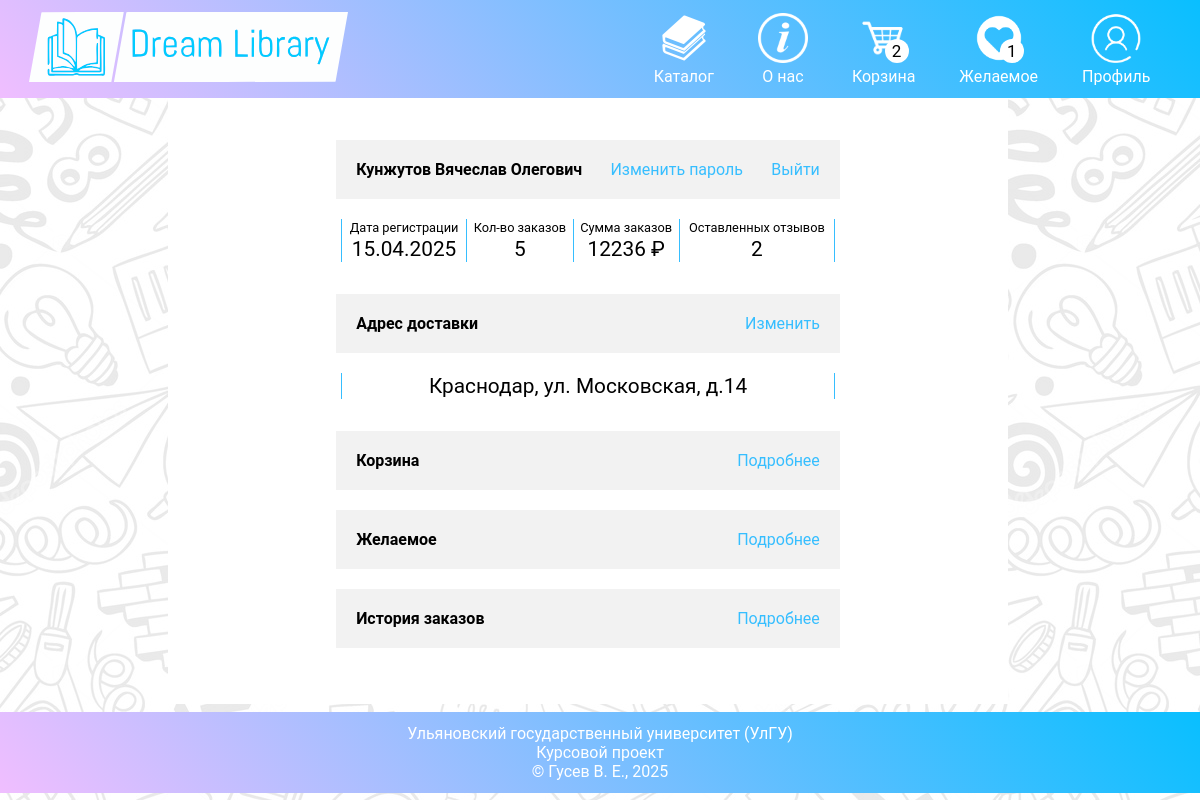
The page /site/profile (signed in) on the database its author committed.
### tables this page shows
CREATE TABLE `users` (
  `id` int NOT NULL,
  `email` tinytext NOT NULL,
  `first_name` tinytext NOT NULL,
  `last_name` tinytext NOT NULL,
  `llast_name` tinytext,
  `tel` tinytext NOT NULL,
  `gorod` tinytext NOT NULL,
  `address` tinytext NOT NULL,
  `pass` tinytext NOT NULL,
  `favorite` longtext,
  `cart` longtext,
  `regtime` tinytext NOT NULL
);

### site/include/cart.php (called while the page is built, shortened)
<?
function cartGet() {
	global $conn;
	if (isset($_SESSION['user_id'])){
		$uid = $_SESSION['user_id'];
		$res=mysqli_query($conn,"SELECT `cart` FROM `users` WHERE id='$uid'");
		$row = mysqli_fetch_assoc($res);
		$cartArr = json_decode($row['cart'], true);
	}else{
		$cartArr=[];
	}
	return $cartArr;
}
function favoriteGet() {
	global $conn;
	if (isset($_SESSION['user_id'])){
		$uid = $_SESSION['user_id'];
		$res=mysqli_query($conn,"SELECT `favorite` FROM `users` WHERE id='$uid'");
		$row = mysqli_fetch_assoc($res);
		$favoriteArr = json_decode($row['favorite'], true);
	}else{
		$favoriteArr=[];
	}
	return $favoriteArr;
}
if (cartGet() != null) {
	$cartCount=count(cartGet());
}
if (favoriteGet() != null) {
	$favoritesCount=count(favoriteGet());
}
?>

### site/profile.php (the view, shortened to what this page needs)
<?
include 'include/settings.php';
include 'include/cart.php';
$err = '';
?>
<!DOCTYPE html>
<html>
<head>
	<link rel="stylesheet" type="text/css" href="css/main.css">
</head>
<body>
	<?
	include 'include/site-header.php';
	?>
	<section style="position: relative;">
		<section class="bokblock">
		</section><main class="osnovcontent">
			<div class="textosnovi" style="padding-top: 5%">
				<?php
					if (isset($_SESSION['user_id']) == false && !isset($_GET['form'])) {
						?>
							<div style="display: flex;width: 70%;margin: 0 auto;">
								<div style="width: 50%;text-align: center;font-size: 2rem;margin-top: 0;color: #12bfff;border-bottom: 0.3rem solid #ddbeff;padding: 1%;"><a href="profile" style="font-size: 2rem;margin-top: 0;color: #12bfff;">Авторизация</a></div>
								<div style="width: 50%;text-align: center;font-size: 2rem;margin-top: 0;color: #12bfff;padding: 1%;"><a href="?form=registration" style="font-size: 2rem;margin-top: 0;color: #12bfff;">Регистрация</a></div>
							</div>
							<?php
								if ($err != '') {
									?>
									<center><h3 style="font-size: 1rem;margin-top: 1rem;color: #ff2976;"><? print_r($err); ?></h3></center>
									<?php
								}
							?>
							<form method="POST" action="profile" style="width: 50%;display: block;margin: 0 auto;margin-top: 2rem;">
								<input type="text" name="email" class="oknotextinput" placeholder="E-mail" style="width: 96%;border: none;display: block;font-size: 1.2rem;padding: 2%;border-bottom: 0.1rem solid #11bfff;"><br>
								<input type="password" name="password" class="oknotextinput" placeholder="Пароль" style="width: 96%;border: none;display: block;font-size: 1.2rem;padding: 2%;border-bottom: 0.1rem solid #11bfff;" ><br>
								<input type="submit" name="login" value="Войти" class="#buttongokatal" style="position: relative;text-align: center;background: linear-gradient(229deg, #09bfff, #f0beff);padding: 1.5rem;color: white;margin-top: 1.5rem;width: 100%;border: none;letter-spacing: 2px;font-size: 20px;font-weight: 500;border-radius: 10px;">
							</form>
						<?
					}elseif (isset($_SESSION['user_id'])) {
						$uid = $_SESSION['user_id'];
						$res=mysqli_query($conn,"SELECT * from users WHERE `id`='".$uid."'");
						$acc = mysqli_fetch_assoc($res);
						$otzivi=mysqli_query($conn,"SELECT `id` from otzivi WHERE `uid`='".$uid."'");
						$countOtzivi = mysqli_num_rows($otzivi);
						$priceOrders=mysqli_query($conn,"SELECT `price` from zakazi WHERE `uid`='".$uid."'");
						$countOrders = mysqli_num_rows($priceOrders);
						if ($countOrders > 0) {
							$totalPriceOrders = 0;
							for ($i=0; $i < $countOrders ; $i++) {
								$prices=mysqli_fetch_assoc($priceOrders);
								$totalPriceOrders+=$prices['price'];
							}
						}else{
							$totalPriceOrders = 0;
						}
						?>
						<div class="dlyafiltra">
							<div>
								<p><b><? echo "{$_SESSION['user_lname']} {$_SESSION['user_fname']} {$_SESSION['user_llname']}" ?></b></p>
							</div>
							<div>
								<a href="?act=changePassword" style="color: #36beff;">Изменить пароль</a>
							</div>
							<div>
								<a href="?act=logout" style="color: #36beff;">Выйти</a>
							</div>
						</div>
						<div style="padding-bottom: 2rem;">
							<table class="userStatistic" style="width: 98%;margin: 0 auto;text-align: center;border-spacing: 0;">
								<thead>
									<tr>
										<td>Дата регистрации</td>
										<td>Кол-во заказов</td>
										<td>Сумма заказов</td>
										<td>Оставленных отзывов</td>
									</tr>
								</thead>
								<tbody>
									<tr>
										<td><?php echo date("d.m.Y",$acc['regtime']); ?></td>
										<td><?php echo $countOrders; ?></td>
										<td><?php echo $totalPriceOrders; ?> ₽</td>
										<td><?php echo $countOtzivi; ?></td>
									</tr>
								</tbody>
							</table>
						</div>
						<div class="dlyafiltra">
							<div>
								<p><b>Адрес доставки</b></p>
							</div>
							<div>
								<a href="?act=changeAddress" style="color: #36beff;">Изменить</a>
							</div>
						</div>
						<div style="padding-bottom: 2rem;">
							<table class="userStatistic" style="width: 98%;margin: 0 auto;text-align: center;border-spacing: 0;">
								<tbody>
									<tr>
										<td><? echo $acc['gorod'].', '.$acc['address']; ?></td>
									</tr>
								</tbody>
							</table>
						</div>
						<div class="dlyafiltra">
							<div>
								<p><b>Корзина</b></p>
							</div>
							<div>
								<a href="korzina" style="color: #36beff;">Подробнее</a>
							</div>
						</div>
						<div class="dlyafiltra">
							<div>
								<p><b>Желаемое</b></p>
							</div>
							<div>
								<a href="korzina?get=favorite" style="color: #36beff;">Подробнее</a>
							</div>
						</div>
						<div class="dlyafiltra">
							<div>
								<p><b>История заказов</b></p>
							</div>
							<div>
								<a href="korzina?get=history" style="color: #36beff;">Подробнее</a>
							</div>
						</div>
						<?
					}
				?>
			</div>
		</main><section class="bokblock"></section>
	</section>
	<?
	include 'include/site-footer.php';
	?>
</body>
</html>

### site/include/site-header.php (shortened to what this page needs)
<header class="mainhead">
		<div class="podinfohead">
			<a href="index">
			<div class="headinfo">
				<div class="headico" style="width:100%"></div>
			</a>
			</div><div class="menulist">
					<a href="katalog">
					<div class="itemmenu">
						<div class="icoknigi"></div>
						<p>Каталог</p>
					</div>
					</a>
					<a href="info">
					<div class="itemmenu" onclick="window.location.href='info';">
						<div class="icoinfo"></div>
						<p>О нас</p>
					</div>
					</a>
					<a href="korzina">
					<div class="itemmenu" onclick="window.location.href='korzina';">
						<div class="icokorz">
							<div class="counttovinkorz"><? if ($cartCount) {echo $cartCount;} else {echo '0';} ?></div>
						</div>
						<p>Корзина</p>
					</div>
					</a>
					<a href="korzina?get=favorite">
					<div class="itemmenu" onclick="window.location.href='korzina?get=favorite';">
						<div class="icoFavorites">
							<div class="counttovinkorz"><? if ($favoritesCount) {echo $favoritesCount;} else {echo '0';} ?></div>
						</div>
						<p>Желаемое</p>
					</div>
					</a>
					<a href="profile">
					<div class="itemmenu" onclick="window.location.href='profile';">
						<div class="icoprofile"></div>
						<p>Профиль</p>
					</div>
					</a>
			</div>
</header>

### site/css/main.css (style rules this page uses)
html,body { margin: 0; padding: 0; font-family: 'Roboto', sans-serif; overflow-x: hidden; }
body { height: 100vh; background-image: url('../img/ico/bg.png'); }
.mainhead { background: linear-gradient(229deg, #09bfff, #f0beff); color: white; }
.headico { width: 80px; min-height: 70px; height: 100%; background-image:url(../img/ico/logo.svg); background-size: contain; background-position: center; background-repeat: no-repeat; display: inline-block; }
.icoinfo, .icokorz, .icoknigi, .icoprofile, .icoFavorites { width: 50px; height: 50px; background-size: cover; background-position: center; background-repeat: no-repeat; display: inline-block; }
.icoFavorites { position: relative; background-image:url(../img/ico/favorites.png); }
.icokorz { position: relative; background-image:url(../img/ico/wshopping_cart_PNG38.png); }
.icoprofile { position: relative; background-image:url(../img/ico/profile.png); }
.icoinfo { background-image:url(../img/ico/winformation.png); }
.icoknigi { background-image:url(../img/ico/wbooks.png); }
.headinfo { text-align: center; height: 100%; width: 30%; display: inline-block; }
h1,h2, p { margin: 0; }
.podinfohead { width: 98%; height: 100%; padding: 1%; }
.menulist { margin-left: 1.5%; margin-right: 1.5%; width: 67%; display: inline-block; text-align: right; }
.itemmenu { display: inline-block; text-align: center; margin-left: 20px; padding-right: 20px; }
.osnovcontent { width: 70%; background-color: white; height: 100%; display: inline-block; vertical-align: top; padding-bottom: 3%; }
.textosnovi { width: 60%; margin: 0 auto; height: 100%; }
.bokblock { width: 14%; display: inline-block; vertical-align: top; min-height: 76.8vh; }
a { text-decoration: none; color: white; }
.counttovinkorz { background-color: white; color: black; width: max-content; border-radius: 50%; min-width: 20px; min-height: 20px; font-size: 17px; position: absolute; padding: 2px; right: 0; bottom: 0; }
.dlyafiltra { padding: 20px; background-color: #f2f2f2; width: 92%; margin: 0 auto; display: flex; justify-content: space-between; margin-bottom: 20px; }

### site/profile.php (style rules this page uses)
.userStatistic tr td:first-child { border-left: 0.1rem solid #36beff; border-right: 0.1rem solid #36beff; }
.userStatistic tr td:not(:first-child):not(:last-child) { border-right: 0.1rem solid #36beff; }
.userStatistic tr td:last-child { border-right: 0.1rem solid #36beff; }
.userStatistic thead tr td { font-size: 0.8rem; }
.userStatistic tbody tr td { font-size: 1.3rem; }

### rows shown on the page
users: cart "2", favorite "1", regtime "15.04.2025", gorod "Краснодар", address "ул. Московская, д.14"

### other values the page prints
$_SESSION['user_lname'] "Кунжутов"
$_SESSION['user_fname'] "Вячеслав"
$_SESSION['user_llname'] "Олегович"
$countOrders "5"
$totalPriceOrders "12236"
$countOtzivi "2"
